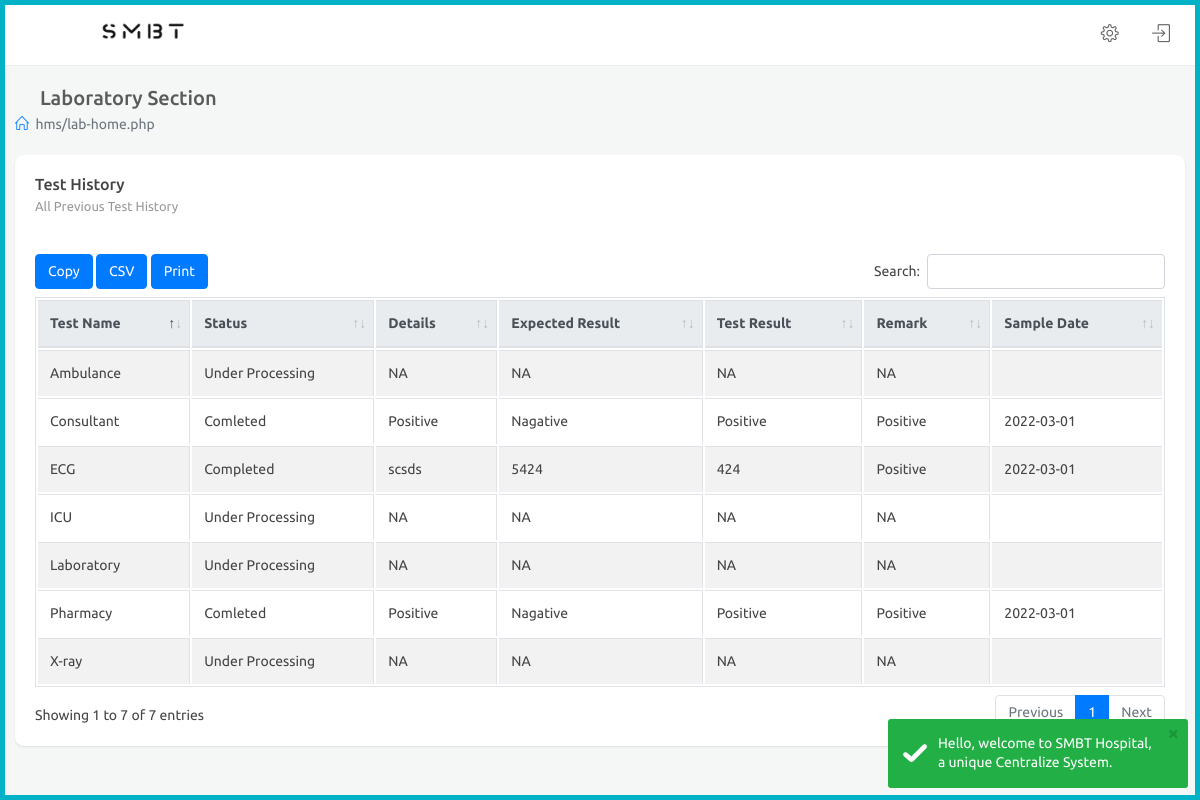
Page /lab-home.php (signed in) on the committed database.
### tables this page shows
CREATE TABLE `tests` (
  `tid` int NOT NULL AUTO_INCREMENT,
  `pid` int NOT NULL,
  `requestedTestsId` int DEFAULT NULL,
  `status` varchar(45) DEFAULT 'Under Processing',
  `details` varchar(45) DEFAULT 'NA',
  `result` varchar(100) DEFAULT 'NA',
  `expectedrest` varchar(100) DEFAULT 'NA',
  `remark` varchar(45) DEFAULT 'NA',
  `sampledate` date DEFAULT NULL,
  `fees` int DEFAULT NULL,
  `requestedTestsname` varchar(45) DEFAULT 'NA',
  UNIQUE KEY `tid_UNIQUE` (`tid`),
  KEY `pid_idx` (`pid`),
  KEY `testreq_idx` (`requestedTestsId`),
  CONSTRAINT `pid` FOREIGN KEY (`pid`) REFERENCES `patient` (`pid`),
  CONSTRAINT `testreq` FOREIGN KEY (`requestedTestsId`) REFERENCES `servicetest` (`stid`)
);

CREATE TABLE `servicetest` (
  `stid` int NOT NULL AUTO_INCREMENT,
  `name` varchar(45) DEFAULT NULL,
  `availableStartTime` time DEFAULT NULL,
  `availableEndTime` time DEFAULT NULL,
  `serviceCharges` decimal(10,0) DEFAULT NULL,
  `discription` varchar(500) DEFAULT NULL,
  `imagename` varchar(45) DEFAULT 'user.png',
  PRIMARY KEY (`stid`),
  UNIQUE KEY `stid_UNIQUE` (`stid`)
);

### lab-home.php (the view, shortened to what this page needs)
<?php
  include("include/lab-header.php");
  ?>
            <div class="row clearfix">
                <div class="col-lg-12">
                    <div class="card">
                        <div class="header">
                            <h2>Test History<small>All Previous Test History</small> </h2>
                        </div>
                        <div class="body">
                            <table class="table table-bordered table-striped table-hover dataTable js-exportable">
                                <thead class="thead-light">
                                    <tr>
                                        <th>Test Name</th>
                                        <th>Status</th>
                                        <th>Details</th>
                                        <th>Expected Result</th>
                                        <th>Test Result</th>
                                        <th>Remark</th>
                                        <th>Sample Date</th>
                                    </tr>
                                </thead>
                                <tbody>
                                    <?php
                                        $result7= mysqli_query($conn,"SELECT * FROM hospital.tests,hospital.servicetest where hospital.tests.tid=hospital.servicetest.stid ");
                                        while($row7=mysqli_fetch_assoc($result7)){
                                        echo"<tr>
                                        <td>". $row7['name'] ."</td>
                                        <td>". $row7['status'] ."</td>
                                        <td>". $row7['details'] ."</td>
                                        <td>". $row7['expectedrest'] ." </td>
                                        <td>". $row7['result'] ."</td>
                                        <td>". $row7['remark'] ."</td>
                                        <td>". $row7['sampledate'] ."</td>
                                        </tr>";
                                        }
                                    ?>
                                </tbody>
                            </table>
                        </div>
                    </div>
                </div>
            </div>
<?php
  include("include/lab-footer.php");
  ?>

### assets/css/chatapp.css (style rules this page uses)
.clearfix:after { visibility:hidden;display:block;font-size:0;content:" ";clear:both;height:0 }

### assets/css/color_skins.css (style rules this page uses)
.theme-cyan:before,.theme-cyan:after { background:#01b2c6 }

### rows in the picture
tests: requestedTestsId.name "Consultant", status "Comleted", details "Positive", expectedrest "Nagative", result "Positive", remark "Positive", sampledate "2022-03-01"
tests: requestedTestsId.name "Pharmacy", status "Comleted", details "Positive", expectedrest "Nagative", result "Positive", remark "Positive", sampledate "2022-03-01"
tests: requestedTestsId.name "ECG", status "Completed", details "scsds", expectedrest "5424", result "424", remark "Positive", sampledate "2022-03-01"
tests: requestedTestsId.name "ICU", status "Under Processing", details "NA", expectedrest "NA", result "NA", remark "NA"
tests: servicetest.name "Ambulance", status "Under Processing", details "NA", expectedrest "NA", result "NA", remark "NA"
tests: servicetest.name "Laboratory", status "Under Processing", details "NA", expectedrest "NA", result "NA", remark "NA"
tests: servicetest.name "X-ray", status "Under Processing", details "NA", expectedrest "NA", result "NA", remark "NA"

### other values in the picture
$currentPage "hms/lab-home.php"
